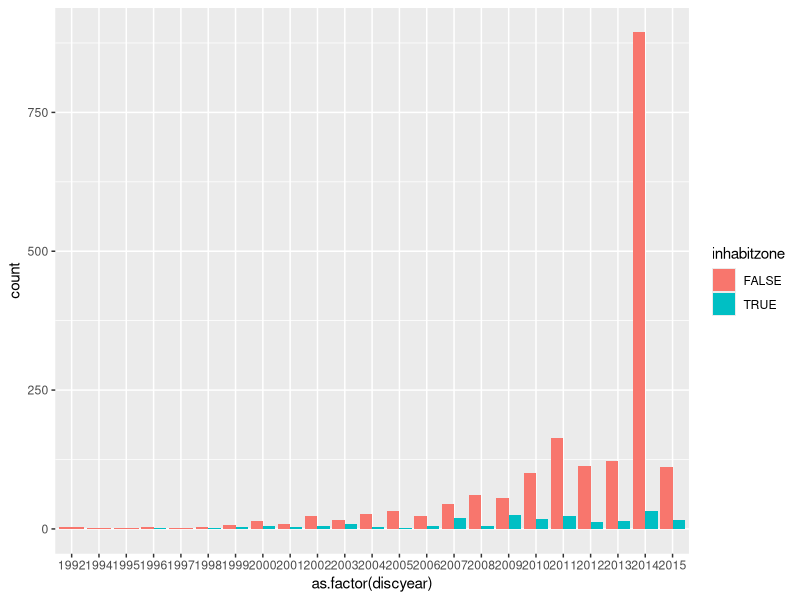
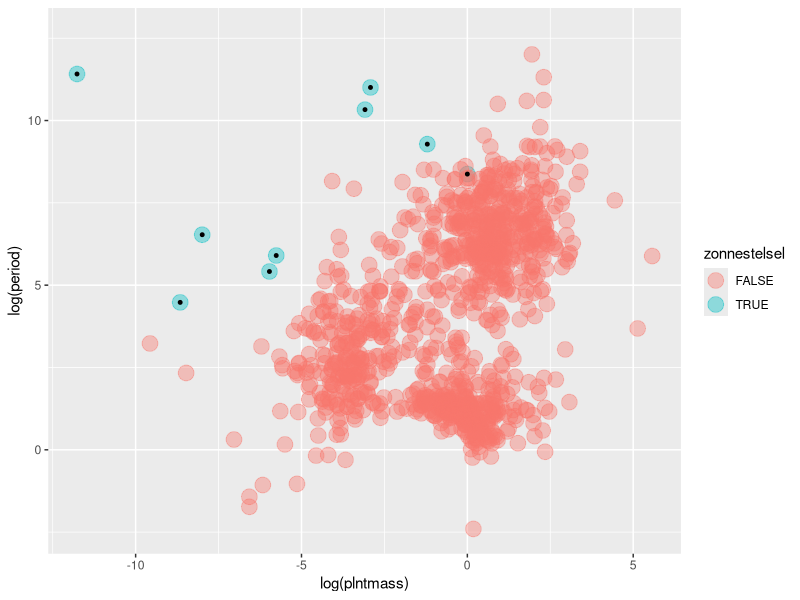

Generate these figures, in order, with R:
# Opdrachten en oplossingen

C = read.table(file="oec_vvs_komma.csv", sep = ";", dec = ",",header = TRUE,na.strings = "NA")

### afstanden: meest dichtbije
min(C$distsun, na.rm = TRUE) # parsec
3.26163344 * min(C$distsun, na.rm = TRUE) # lichtjaar
# welke is dat?
C[which.min(C$distsun),]
# info: http://www.openexoplanetcatalogue.com/planet/Alpha%20Centauri%20B%20b

Chabit = subset(C,inhabitzone==TRUE)
Chabit[which.min(Chabit$distsun),]
Chabit[which.min(Chabit$distsun),"distsun"]
Chabit[which.min(Chabit$distsun),"distsun"] * 3.26163344
# online meer info: http://www.openexoplanetcatalogue.com/planet/Kapteyn%20b/

### massa van planeten

mean(C$plntmass, na.rm = TRUE)
median(C$plntmass, na.rm = TRUE)

sum(C$plntmass[!is.na(C$plntmass)] < 1/317.83)

Ctransit = subset(C, discmeth == "transit")
min(Ctransit$plntmass, na.rm = TRUE)
317.83 * min(Ctransit$plntmass, na.rm = TRUE)
Ctransit[which.min(Ctransit$plntmass),]

### histogram
library(ggplot2)

ggplot(subset(C,discyear>1990), aes(as.factor(discyear), fill=inhabitzone)) + 
   geom_bar(binwidth=0.5, position="dodge") 

### postities in plot.ly gedaan

### ons zonnestelsel:
C$zonnestelsel = FALSE
planeten = c("Mercury", "Venus", "Earth", "Mars", "Jupiter", "Saturn",
            "Uranus", "Neptune", "Pluto")
C$zonnestelsel[C$plntid %in% planeten] = TRUE
xtabs(~zonnestelsel,C)
ggplot(C, aes(log(plntmass), log(period), colour=zonnestelsel)) +
   geom_point(size=5, alpha=0.4) + 
   geom_point(data = subset(C, zonnestelsel), aes(log(plntmass), log(period)), size=1, colour=I("black")) 


